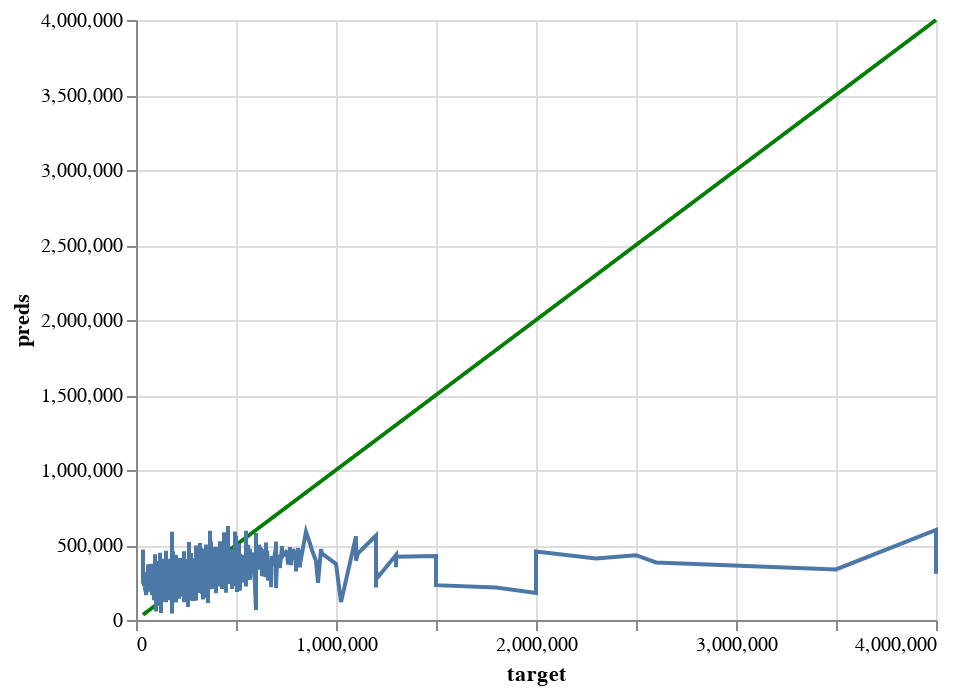

Notebook cell for this chart:
### Markdown cell above
### 9. Assess Model Performance

### Code cell
import altair as alt
perfect_train = alt.Chart(pd.DataFrame({'target': y_train, 'preds': y_train})).mark_line(color='green').encode(
    x='target',
    y='preds'
)

pred_chart_train = alt.Chart(pd.DataFrame({'target': y_train, 'preds': y_train_pred})).mark_line().encode(
    x='target',
    y='preds'
  )

perfect_train + pred_chart_train

### Figure 1 — Vega-Lite specification as saved in the notebook (floating-point values rounded to 4 significant figures; data arrays with more than 128 entries replaced by an {"elided": "..."} marker saying what was removed)
{"config": {"view": {"continuousWidth": 400, "continuousHeight": 300}}, "layer": [{"data": {"name": "data-7a6c9d63353c548ece8313b0c30bb199"}, "mark": {"type": "line", "color": "green"}, "encoding": {"x": {"field": "target", "type": "quantitative"}, "y": {"field": "preds", "type": "quantitative"}}}, {"data": {"name": "data-ecac570c2490d9267763b450fdb90f7d"}, "mark": "line", "encoding": {"x": {"field": "target", "type": "quantitative"}, "y": {"field": "preds", "type": "quantitative"}}}], "$schema": "https://vega.github.io/schema/vega-lite/v4.17.0.json", "datasets": {"data-7a6c9d63353c548ece8313b0c30bb199": {"elided": "2998 records"}, "data-ecac570c2490d9267763b450fdb90f7d": {"elided": "2998 records"}}}
